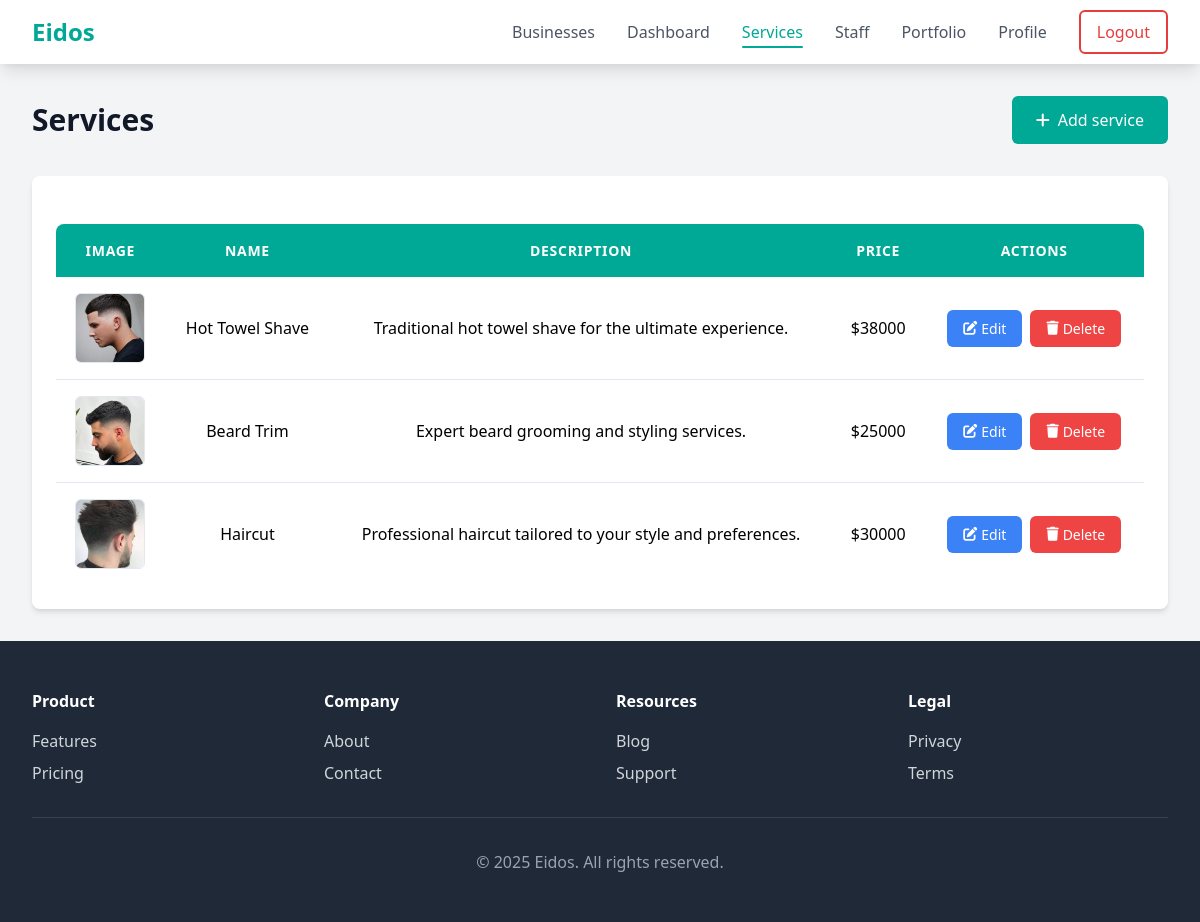
Page /business/dashboard/services/ (signed in) on the earlier database version.
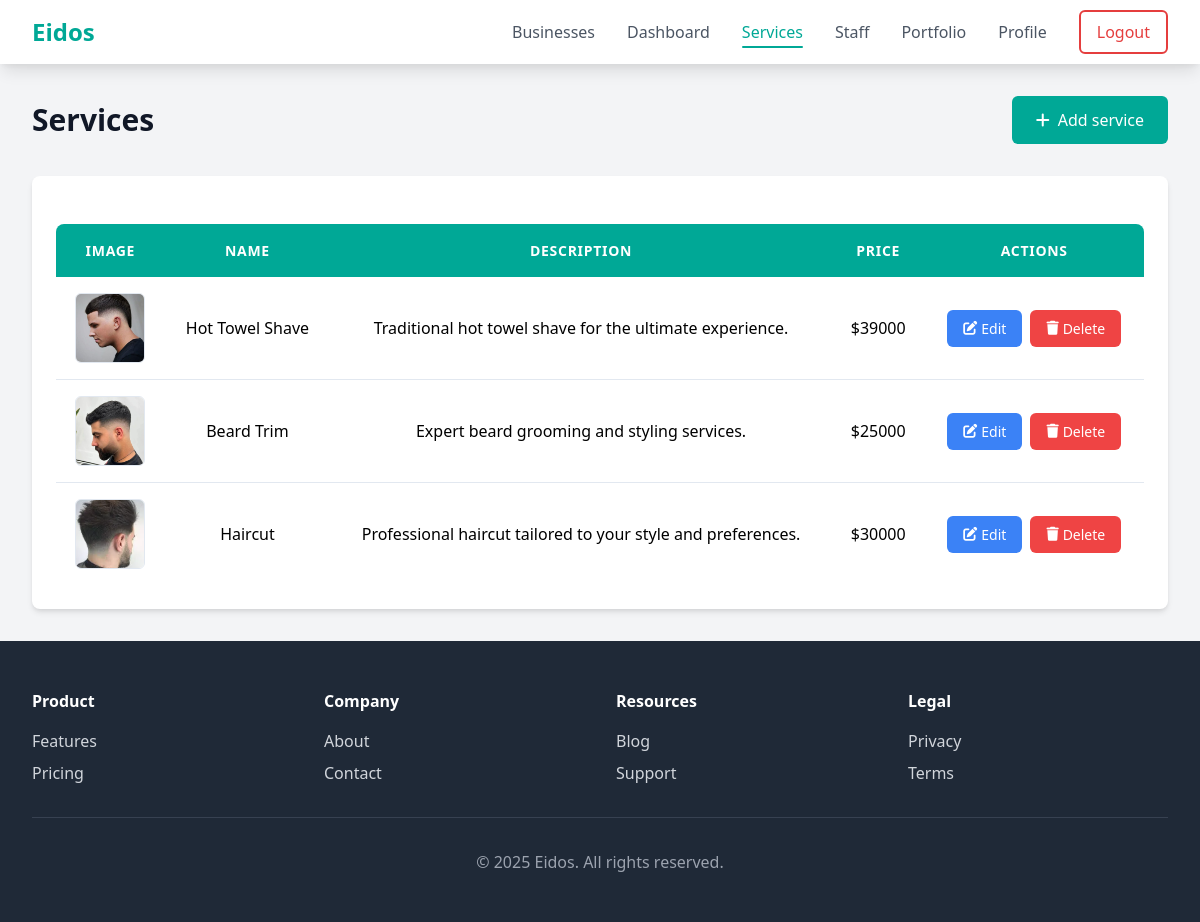
Same page on the later database version.
### business/models.py (models this page shows, shortened)
class Service(models.Model):
    business = models.ForeignKey(BusinessAccount, on_delete=models.CASCADE, default=get_default_business)
    name = models.CharField(max_length=200)
    description = models.TextField(blank=True, null=True)
    price = models.DecimalField(max_digits=10, decimal_places=2)
    available = models.BooleanField(default=True)
    image = models.ImageField(upload_to='services/', blank=True, null=True)
    created_at = models.DateTimeField(auto_now_add=True)

### business/views.py (the view)
# urls.py: path('dashboard/services/', views.dashboardServicesView, name="dashboard_services"),
@login_required
def dashboardServicesView(request):
    try:
        business = BusinessAccount.objects.get(user=request.user)
    except BusinessAccount.DoesNotExist:
        messages.error(request, "Business profile not found")
        return redirect('home')
    services = Service.objects.filter(business=business)
    return render(request, 'dashboard_services.html', {'business': business, 'services': services})

### business/templates/dashboard_services.html (shortened to what this page needs)
{% extends 'base.html' %}
{% block content %}
    <div class="max-w-7xl mx-auto px-4 sm:px-6 lg:px-8 py-8">
        <div class="flex justify-between items-center mb-8">
            <h2 class="text-3xl font-bold text-gray-900">Services</h2>
            <a href="{% url 'add_service' %}" class="add-button">
                <i class="fas fa-plus mr-2"></i>Add service
            </a>
        </div>
        {% if services %}
            <div class="content-card">
                <div class="overflow-x-auto">
                    <table class="service-table">
                        <thead>
                            <tr>
                                <th>Image</th>
                                <th>Name</th>
                                <th>Description</th>
                                <th>Price</th>
                                <th>Actions</th>
                            </tr>
                        </thead>
                        <tbody>
                            {% for service in services %}
                            <tr>
                                <td>
                                    {% if service.image %}
                                        <img src="{{ service.image.url }}" alt="{{ service.name }}" class="service-img">
                                    {% else %}
                                        <div class="no-image">
                                            <i class="fas fa-image"></i>
                                        </div>
                                    {% endif %}
                                </td>
                                <td class="font-medium">{{ service.name }}</td>
                                <td>{{ service.description }}</td>
                                <td class="font-medium">${{ service.price|floatformat:0 }}</td>
                                <td>
                                    <div class="actions">
                                        <a href="{% url 'edit_service' service.id %}" class="edit-btn">
                                            <i class="fas fa-edit mr-1"></i> Edit
                                        </a>
                                        <a href="{% url 'delete_service' service.id %}" class="delete-btn"
                                        onclick="return confirm('Are you sure you want to delete this service?')">
                                            <i class="fas fa-trash mr-1"></i> Delete
                                        </a>
                                    </div>
                                </td>
                            </tr>
                            {% endfor %}
                        </tbody>
                    </table>
                </div>
            </div>
        {% endif %}
    </div>
{% endblock %}

### eidosapp/templates/base.html (shortened to what this page needs)
<!DOCTYPE html>
<html lang="en">
<head>
    <link href="https://cdnjs.cloudflare.com/ajax/libs/tailwindcss/2.2.19/tailwind.min.css" rel="stylesheet">
    <link href="https://cdnjs.cloudflare.com/ajax/libs/font-awesome/6.0.0/css/all.min.css" rel="stylesheet">
</head>
<body class="{% block body_class %}bg-gray-50{% endblock %}">
    <nav id="navbar" class="bg-white shadow-lg fixed top-0 left-0 right-0 z-50">
        <div class="max-w-7xl mx-auto px-4 sm:px-6 lg:px-8">
            <div class="flex justify-between items-center h-16">
                <div class="flex items-center">
                    <a href="{% url 'home' %}" class="text-2xl font-bold text-primary">Eidos</a>
                </div>
                <div class="hidden md:flex items-center space-x-8">
                    {% if user.is_authenticated %}
                        <a href="{% url 'search_business' %}" class="nav-link text-gray-600 hover:text-primary {% if request.resolver_match.url_name == 'search_business' %}active{% endif %}">Businesses</a>
                        <a href="{% url 'business_dashboard' %}" class="nav-link text-gray-600 hover:text-primary {% if request.resolver_match.url_name == 'business_dashboard' %}active{% endif %}">Dashboard</a>
                        <a href="{% url 'dashboard_services' %}" class="nav-link text-gray-600 hover:text-primary {% if request.resolver_match.url_name == 'dashboard_services' %}active{% endif %}">Services</a>
                        <a href="{% url 'employee_list' %}" class="nav-link text-gray-600 hover:text-primary {% if request.resolver_match.url_name == 'employee_list' %}active{% endif %}">Staff</a>
                        <a href="{% url 'portfolio_list' %}" class="nav-link text-gray-600 hover:text-primary {% if request.resolver_match.url_name == 'portfolio_list' %}active{% endif %}"">Portfolio</a>
                        <a href="{% url 'manage_profile' %}" class="nav-link text-gray-600 hover:text-primary {% if request.resolver_match.url_name == 'manage_profile' %}active{% endif %}">Profile</a>
                        <a href="{% url 'logout' %}" class="auth-btn logout-btn ml-4">Logout</a>
                    {% endif %}
                </div>
            </div>
        </div>
    </nav>
    {% block content %}{% endblock %}
    {% block default_footer %}
    <footer class="bg-gray-800">
        <div class="max-w-7xl mx-auto py-12 px-4 sm:px-6 lg:px-8">
            <div class="grid grid-cols-2 md:grid-cols-4 gap-8">
                <div>
                    <h3 class="text-white font-bold mb-4">Product</h3>
                    <ul class="space-y-2">
                        <li><a href="#" class="text-gray-300 hover:text-white">Features</a></li>
                        <li><a href="#" class="text-gray-300 hover:text-white">Pricing</a></li>
                    </ul>
                </div>
                <div>
                    <h3 class="text-white font-bold mb-4">Company</h3>
                    <ul class="space-y-2">
                        <li><a href="#" class="text-gray-300 hover:text-white">About</a></li>
                        <li><a href="#" class="text-gray-300 hover:text-white">Contact</a></li>
                    </ul>
                </div>
                <div>
                    <h3 class="text-white font-bold mb-4">Resources</h3>
                    <ul class="space-y-2">
                        <li><a href="#" class="text-gray-300 hover:text-white">Blog</a></li>
                        <li><a href="#" class="text-gray-300 hover:text-white">Support</a></li>
                    </ul>
                </div>
                <div>
                    <h3 class="text-white font-bold mb-4">Legal</h3>
                    <ul class="space-y-2">
                        <li><a href="#" class="text-gray-300 hover:text-white">Privacy</a></li>
                        <li><a href="#" class="text-gray-300 hover:text-white">Terms</a></li>
                    </ul>
                </div>
            </div>
            <div class="mt-8 border-t border-gray-700 pt-8 text-center">
                <p class="text-gray-400">&copy; 2025 Eidos. All rights reserved.</p>
            </div>
        </div>
    </footer>
    {% endblock %}
</body>
</html>

### eidosapp/templates/base.html (style rules this page uses)
:root { --primary-color: #00a896; --primary-dark: #007f6e; --secondary-color: #f8f9fa; }
.text-primary { color: var(--primary-color); }
body { padding-top: 64px; }
#navbar { height: 64px; }
.nav-link { transition: all 0.2s ease; }
.nav-link.active { color: var(--primary-color); font-weight: 500; position: relative; }
.nav-link.active::after { content: ''; position: absolute; bottom: -4px; left: 0; width: 100%; height: 2px; background-color: var(--primary-color); border-radius: 1px; }
.auth-btn { padding: 0.5rem 1rem; border-radius: 0.375rem; font-weight: 500; transition: all 0.2s ease; border: 2px solid var(--primary-color); color: var(--primary-color); }
.logout-btn { border: 2px solid #e53e3e; color: #e53e3e; }

### business/templates/dashboard_services.html (style rules this page uses)
body { padding-top: 64px; background-color: #f3f4f6; min-height: 100vh; }
.content-card { background-color: white; border-radius: 0.5rem; box-shadow: 0 4px 6px -1px rgba(0, 0, 0, 0.1), 0 2px 4px -1px rgba(0, 0, 0, 0.06); padding: 1.5rem; }
.add-button { background-color: var(--primary-color); color: white; padding: 0.625rem 1.25rem; border-radius: 0.375rem; font-weight: 500; text-decoration: none; display: inline-flex; align-items: center; transition: background-color 0.2s; }
.add-button i { margin-right: 0.5rem; }
.service-table { width: 100%; border-collapse: separate; border-spacing: 0; margin-top: 1.5rem; border-radius: 0.5rem; overflow: hidden; }
.service-table th { background-color: var(--primary-color); color: white; font-weight: 600; text-align: center; padding: 1rem; font-size: 0.875rem; text-transform: uppercase; letter-spacing: 0.05em; }
.service-table td { padding: 1rem; border-bottom: 1px solid #e2e8f0; background-color: white; vertical-align: middle; text-align: center; }
.service-table tr:last-child td { border-bottom: none; }
.service-img { width: 70px; height: 70px; object-fit: cover; border-radius: 0.375rem; border: 1px solid #e2e8f0; background-color: white; margin: 0 auto; display: block; }
.actions { display: flex; justify-content: center; gap: 0.5rem; }
.edit-btn { background-color: #3b82f6; color: white; padding: 0.5rem 1rem; border-radius: 0.375rem; font-weight: 500; font-size: 0.875rem; text-decoration: none; display: inline-flex; align-items: center; transition: background-color 0.2s; }
.delete-btn { background-color: #ef4444; color: white; padding: 0.5rem 1rem; border-radius: 0.375rem; font-weight: 500; font-size: 0.875rem; text-decoration: none; display: inline-flex; align-items: center; transition: background-color 0.2s; }
.add-button { padding: 0.75rem 1.5rem; background-color: var(--primary-color); color: white; border-radius: 0.375rem; font-weight: 500; transition: background-color 0.2s; display: inline-flex; align-items: center; }

Differences in the rows shown:
changed Service "Hot Towel Shave": price "38000" → "39000"
